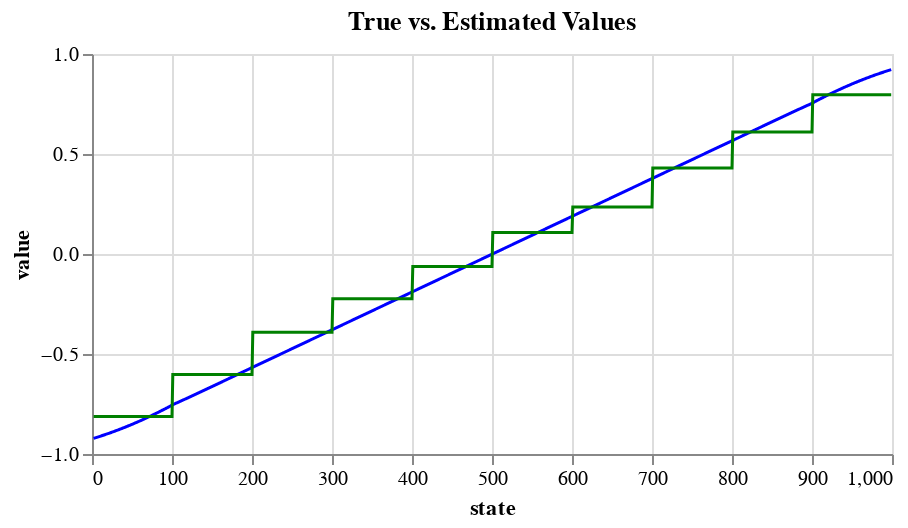

The code cell stored with this chart in its notebook:
### Code cell
TD_4_step.run(10000)
TD_4_step.plot_true_vs_est()

### Figure 1 — Vega-Lite specification as saved in the notebook (floating-point values rounded to 4 significant figures; data arrays with more than 128 entries replaced by an {"elided": "..."} marker saying what was removed)
{"config": {"view": {"continuousWidth": 400, "continuousHeight": 300}}, "layer": [{"mark": {"type": "line", "color": "blue", "strokeWidth": 1.5}, "encoding": {"x": {"field": "micro_state", "title": "state", "type": "quantitative"}, "y": {"field": "Vs_true", "title": "value", "type": "quantitative"}}}, {"mark": {"type": "line", "color": "green", "strokeWidth": 1.5}, "encoding": {"x": {"field": "micro_state", "title": "state", "type": "quantitative"}, "y": {"field": "Vs", "type": "quantitative"}}}], "data": {"name": "data-ffb660db5fa25787ef7d8d4549ad9f49"}, "height": 200, "title": "True vs. Estimated Values", "width": 400, "$schema": "https://vega.github.io/schema/vega-lite/v4.17.0.json", "datasets": {"data-ffb660db5fa25787ef7d8d4549ad9f49": {"elided": "998 records"}}}
